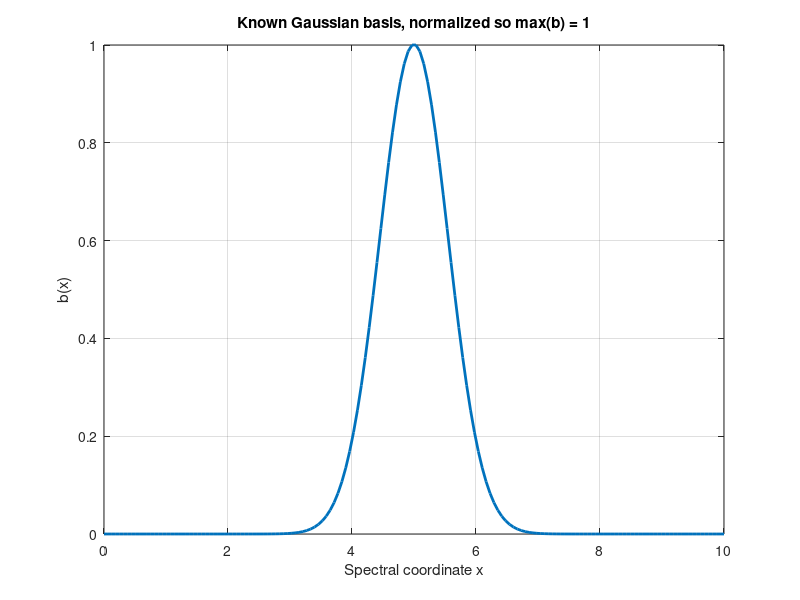
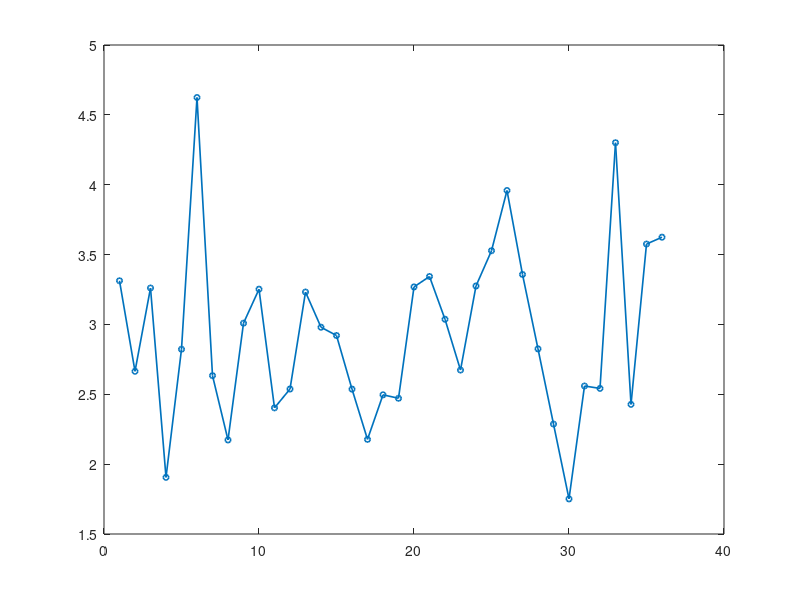

The MATLAB script that drew these images, in order: (Note: this script raises an error after producing the figures.)
%% ToyRepeatedGaussianIID
% A transparent simulation and fit for repeated spectra with one known basis:
%
%   s_t = c_t b + epsilon_t,
%   c_t ~ N(mu, tau^2),       epsilon_t ~ N(0, sigma^2 I_K).
%
% After integrating out c_t, the repeated spectra are IID with
%
%   s_t ~ N(mu*b, tau^2*b*b' + sigma^2*I_K).
%
% This script estimates mu, tau^2, and sigma^2 jointly, then compares the
% independent OLS concentration estimates with the fitted-model posterior
% means. All spectra are real-valued in this first toy problem.

clear;
clc;
close all;

%% 1. Simulation settings

K = 160;                  % Number of samples in each spectrum
T = 36;                   % Number of repeated measurements
xMin = 0;
xMax = 10;
gaussianCenter = 5.0;
gaussianWidth = 0.55;     % Standard-deviation width in x-axis units

muTrue = 3.0;
tauTrue = 0.65;           % Population standard deviation of concentration
sigmaTrue = 0.9;         % Noise standard deviation at each spectral sample

randomSeed = 7;
doLikelihoodCheck = true; % Optional one-dimensional likelihood diagnostic

rng(randomSeed, "twister");

%% 2. Generate the known Gaussian basis, b (K x 1)

x = linspace(xMin, xMax, K).';
b = exp(-(x - gaussianCenter).^2 / (2 * gaussianWidth^2));

% Normalize max(b) to one. Consequently, c_t is the noiseless peak height.
b = b / max(b);

figure("Name", "Known Gaussian basis", "Color", "w");
plot(x, b, "LineWidth", 2);
xlabel("Spectral coordinate x");
ylabel("b(x)");
title("Known Gaussian basis, normalized so max(b) = 1");
grid on;

%% 3. Generate the true concentrations, cTrue (T x 1)

cTrue = muTrue + tauTrue * randn(T, 1);
measurementIndex = (1:T).';

figure("Name", "True concentrations", "Color", "w");
plot(measurementIndex, cTrue, "o-", "LineWidth", 1.2, ...
    "MarkerSize", 4);
yline(muTrue, "--", "True population mean", "LineWidth", 1.5);
xlabel("Measurement index t");
ylabel("Concentration c_t");
title("Simulated IID concentrations");
grid on;

%% 4. Generate repeated noisy spectra

% S is K x T: column t is the measured spectrum s_t.
noise = sigmaTrue * randn(K, T);
S = b * cTrue.' + noise;

figure("Name", "Repeated noisy spectra", "Color", "w");
hSpectra = plot(x, S, "Color", [0.72, 0.80, 0.92], "LineWidth", 0.6);
hold on;
hMean = plot(x, mean(S, 2), "k", "LineWidth", 2.2);
xlabel("Spectral coordinate x");
ylabel("Measured signal");
title(sprintf("All %d repeated spectra", T));
legend([hSpectra(1), hMean], "Individual spectra", "Measured mean", ...
    "Location", "best");
grid on;

figure("Name", "Mean measured spectrum", "Color", "w");
plot(x, mean(S, 2), "k", "LineWidth", 2.2, "Color", "w");
hold on;
plot(x, muTrue * b, "r--", "LineWidth", 2);
xlabel("Spectral coordinate x");
ylabel("Signal");
title("Mean measured spectrum and true population mean");
legend("Mean measured spectrum", "\mu_{true} b", "Location", "best");
grid on;

%% 5-6. Fit the marginal Gaussian likelihood

% The optimizer uses theta = [mu, log(tau^2), log(sigma^2)]. Taking the
% exponential inside the objective ensures that both variances are positive.
%
% Simple data-based starting values improve fminsearch convergence without
% hiding any model assumptions. The residual after projection onto b provides
% an initial estimate of spectral noise, and the spread of projected
% concentrations provides an initial estimate of population variance.
bTb = b.' * b;
cOLS = (b.' * S / bTb).';                % Also used for comparison below
muInitial = mean(cOLS);
projectionResidual = S - b * cOLS.';
sigma2Initial = mean(projectionResidual(:).^2);
tau2Initial = max(var(cOLS, 1) - sigma2Initial / bTb, 1e-6);
sigma2Initial = max(sigma2Initial, 1e-6);

thetaInitial = [muInitial, log(tau2Initial), log(sigma2Initial)];
objective = @(theta) MarginalNegativeLogLikelihood(theta, S, b);

optimizerOptions = optimset( ...
    "Display", "final", ...
    "MaxFunEvals", 3000, ...
    "MaxIter", 1500, ...
    "TolX", 1e-9, ...
    "TolFun", 1e-9);

[thetaHat, nllHat, exitFlag, optimizerOutput] = fminsearch( ...
    objective, thetaInitial, optimizerOptions);

muHat = thetaHat(1);
tau2Hat = exp(thetaHat(2));
sigma2Hat = exp(thetaHat(3));
tauHat = sqrt(tau2Hat);
sigmaHat = sqrt(sigma2Hat);

parameter = ["mu"; "tau^2"; "tau"; "sigma^2"; "sigma"];
trueValue = [muTrue; tauTrue^2; tauTrue; sigmaTrue^2; sigmaTrue];
estimatedValue = [muHat; tau2Hat; tauHat; sigma2Hat; sigmaHat];
absoluteError = abs(estimatedValue - trueValue);
parameterComparison = table(parameter, trueValue, estimatedValue, absoluteError);

fprintf("\nPopulation parameter comparison:\n");
disp(parameterComparison);
fprintf("Final negative log-likelihood = %.6f\n", nllHat);
fprintf("fminsearch exit flag = %d (%d iterations)\n", ...
    exitFlag, optimizerOutput.iterations);

%% 7. Independent per-spectrum estimates

% Ordinary least squares treats every spectrum separately:
%
%   c_t^OLS = (b' s_t) / (b' b).
%
% cOLS was calculated above and is stored as a T x 1 vector.

%% 8. Individual posterior means under the fitted IID model

% Gaussian conditioning gives
%
% E[c_t | s_t] = muHat ...
%   + tau2Hat*b'*(s_t - muHat*b)/(sigma2Hat + tau2Hat*b'*b).
%
% The multiplier shrinks the noisy OLS information toward the fitted
% population mean. cJoint is T x 1.
centeredSpectra = S - muHat * b;
posteriorGain = tau2Hat / (sigma2Hat + tau2Hat * bTb);
cJoint = (muHat + posteriorGain * (b.' * centeredSpectra)).';

% The posterior variance is identical for all t in this IID model.
posteriorVariance = 1 / (1 / tau2Hat + bTb / sigma2Hat);

%% 9. Compare individual concentration estimates

figure("Name", "Concentration estimates", "Color", "w");
plot(measurementIndex, cTrue, "ko-", "LineWidth", 1.4, ...
    "MarkerSize", 4, "DisplayName", "True c_t", "Color", "y");
hold on;
plot(measurementIndex, cOLS, ".-", "Color", [0.85, 0.33, 0.10], ...
    "LineWidth", 1, "MarkerSize", 12, "DisplayName", "Independent OLS");
plot(measurementIndex, cJoint, ".-", "Color", [0, 0.45, 0.74], ...
    "LineWidth", 1, "MarkerSize", 12, "DisplayName", "IID posterior mean");
xlabel("Measurement index t");
ylabel("Concentration");
title("True and estimated concentrations");
legend("Location", "best");
grid on;

figure("Name", "True versus estimated concentration", "Color", "w");
scatter(cTrue, cOLS, 42, [0.85, 0.33, 0.10], "o", ...
    "DisplayName", "Independent OLS");
hold on;
scatter(cTrue, cJoint, 42, [0, 0.45, 0.74], "filled", ...
    "DisplayName", "IID posterior mean");
identityLimits = [min([cTrue; cOLS; cJoint]), max([cTrue; cOLS; cJoint])];
plot(identityLimits, identityLimits, "k--", "LineWidth", 1.5, ...
    "DisplayName", "Identity line");
xlim(identityLimits);
ylim(identityLimits);
axis square;
xlabel("True concentration");
ylabel("Estimated concentration");
title("Concentration recovery");
legend("Location", "best");
grid on;

%% 10. Numerical performance summary

rmseOLS = sqrt(mean((cTrue - cOLS).^2));
rmseJoint = sqrt(mean((cTrue - cJoint).^2));

fprintf("\nConcise simulation summary\n");
fprintf("True mu          = %.6f\n", muTrue);
fprintf("Estimated mu     = %.6f\n\n", muHat);
fprintf("True tau         = %.6f\n", tauTrue);
fprintf("Measured tau     = %.6f\n", std(cTrue,1));
fprintf("Estimated tau    = %.6f\n\n", tauHat);
fprintf("True sigma       = %.6f\n", sigmaTrue);
fprintf("Estimated sigma  = %.6f\n\n", sigmaHat);
fprintf("OLS RMSE         = %.6f\n", rmseOLS);
fprintf("Joint RMSE       = %.6f\n", rmseJoint);
fprintf("Posterior SD     = %.6f (same for every measurement)\n", ...
    sqrt(posteriorVariance));

%% 11. Optional likelihood sanity check

if doLikelihoodCheck
    % Hold the fitted variances fixed and vary mu near its optimum.
    muHalfWidth = max(3 * tauHat / sqrt(T), 0.25);
    muGrid = linspace(muHat - muHalfWidth, muHat + muHalfWidth, 121);
    nllAlongMu = arrayfun(@(mu) objective( ...
        [mu, log(tau2Hat), log(sigma2Hat)]), muGrid);

    figure("Name", "Likelihood sanity check", "Color", "w");
    plot(muGrid, nllAlongMu - nllHat, "LineWidth", 2);
    hold on;
    xline(muHat, "--", "Estimated \mu", "LineWidth", 1.5);
    xlabel("\mu, with fitted variances held fixed");
    ylabel("Negative log-likelihood minus its fitted value");
    title("One-dimensional likelihood check near the optimum");
    grid on;
end

%% Local likelihood function

function negativeLogLikelihood = MarginalNegativeLogLikelihood(theta, S, b)
%MARGINALNEGATIVELOGLIKELIHOOD Full IID marginal Gaussian objective.
%   S is K x T and b is K x 1. No explicit matrix inverse is formed.

    [K, T] = size(S);

    mu = theta(1);
    tau2 = exp(theta(2));
    sigma2 = exp(theta(3));

    % Guard fminsearch against unusable trial points caused by exponentiation.
    if ~isfinite(mu) || ~isfinite(tau2) || ~isfinite(sigma2) || ...
            tau2 <= 0 || sigma2 <= 0
        negativeLogLikelihood = realmax("double") / 1e100;
        return;
    end

    V = tau2 * (b * b.') + sigma2 * eye(K);
    [L, cholFlag] = chol(V, "lower");

    if cholFlag ~= 0
        negativeLogLikelihood = realmax("double") / 1e100;
        return;
    end

    residuals = S - mu * b;       % K x T; MATLAB implicit expansion
    whitenedResiduals = L \ residuals;

    logDetV = 2 * sum(log(diag(L)));
    quadraticTerm = sum(whitenedResiduals(:).^2);

    negativeLogLikelihood = ...
        (T / 2) * logDetV ...
        + (1 / 2) * quadraticTerm ...
        + (T * K / 2) * log(2 * pi);
end
